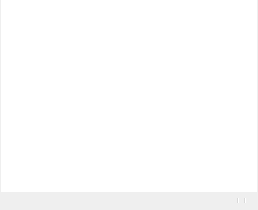
  <widget class="OBSDock" name="scenesDock">
   <property name="features">
    <set>QDockWidget::DockWidgetClosable|QDockWidget::DockWidgetFloatable|QDockWidget::DockWidgetMovable</set>
   </property>
   <property name="windowTitle">
    <string>Basic.Main.Scenes</string>
   </property>
   <attribute name="dockWidgetArea">
    <number>8</number>
   </attribute>
   <widget class="QWidget" name="dockWidgetContents_2">
    <layout class="QVBoxLayout" name="verticalLayout_6">
     <property name="spacing">
      <number>0</number>
     </property>
     <property name="leftMargin">
      <number>1</number>
     </property>
     <property name="topMargin">
      <number>0</number>
     </property>
     <property name="rightMargin">
      <number>1</number>
     </property>
     <property name="bottomMargin">
      <number>1</number>
     </property>
     <item>
      <widget class="QFrame" name="scenesFrame">
       <layout class="QVBoxLayout" name="verticalLayout_12">
        <property name="spacing">
         <number>0</number>
        </property>
        <property name="leftMargin">
         <number>0</number>
        </property>
        <property name="topMargin">
         <number>0</number>
        </property>
        <property name="rightMargin">
         <number>0</number>
        </property>
        <property name="bottomMargin">
         <number>0</number>
        </property>
        <item>
         <widget class="SceneTree" name="scenes">
          <property name="sizePolicy">
           <sizepolicy hsizetype="Preferred" vsizetype="Expanding">
            <horstretch>0</horstretch>
            <verstretch>0</verstretch>
           </sizepolicy>
          </property>
          <property name="contextMenuPolicy">
           <enum>Qt::CustomContextMenu</enum>
          </property>
          <property name="frameShape">
           <enum>QFrame::NoFrame</enum>
          </property>
          <property name="frameShadow">
           <enum>QFrame::Plain</enum>
          </property>
          <property name="showDropIndicator" stdset="0">
           <bool>true</bool>
          </property>
          <property name="dragEnabled">
           <bool>true</bool>
          </property>
          <property name="dragDropMode">
           <enum>QAbstractItemView::InternalMove</enum>
          </property>
          <property name="defaultDropAction">
           <enum>Qt::TargetMoveAction</enum>
          </property>
          <property name="spacing">
           <number>0</number>
          </property>
          <addaction name="actionRemoveScene"/>
         </widget>
        </item>
        <item>
         <layout class="QHBoxLayout" name="horizontalLayout_8">
          <property name="spacing">
           <number>0</number>
          </property>
          <item>
           <spacer name="horizontalSpacer_4">
            <property name="orientation">
             <enum>Qt::Horizontal</enum>
            </property>
            <property name="sizeHint" stdset="0">
             <size>
              <width>0</width>
              <height>0</height>
             </size>
            </property>
           </spacer>
          </item>
          <item>
           <widget class="QToolBar" name="scenesToolbar">
            <property name="iconSize">
             <size>
              <width>16</width>
              <height>16</height>
             </size>
            </property>
            <property name="floatable">
             <bool>false</bool>
            </property>
            <addaction name="actionAddScene"/>
            <addaction name="actionRemoveScene"/>
            <addaction name="separator"/>
            <addaction name="actionSceneFilters"/>
            <addaction name="separator"/>
            <addaction name="actionSceneUp"/>
            <addaction name="actionSceneDown"/>
           </widget>
          </item>
         </layout>
        </item>
        <item>
         <spacer name="scenesFixedSizeHSpacer">
          <property name="orientation">
           <enum>Qt::Horizontal</enum>
          </property>
          <property name="sizeType">
           <enum>QSizePolicy::Fixed</enum>
          </property>
          <property name="sizeHint" stdset="0">
           <size>
            <width>150</width>
            <height>0</height>
           </size>
          </property>
         </spacer>
        </item>
       </layout>
      </widget>
     </item>
    </layout>
   </widget>
  </widget>
